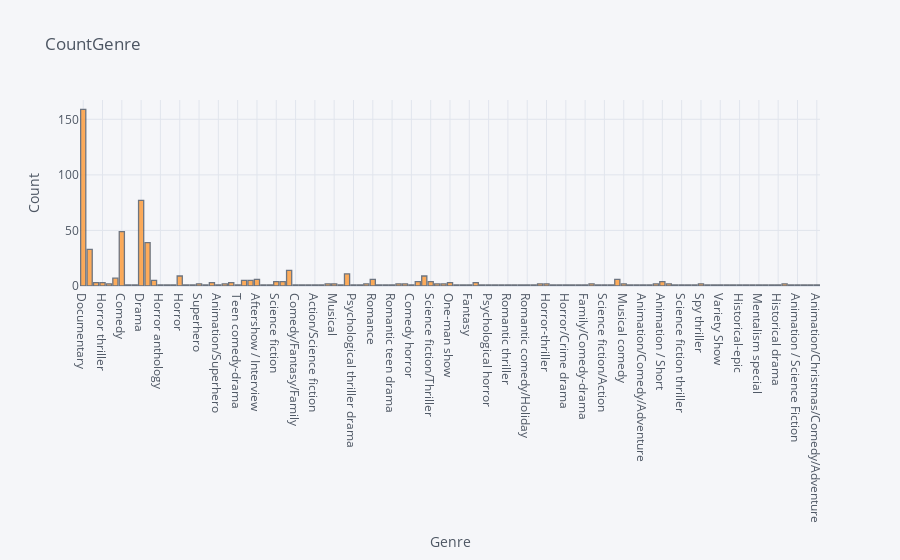

Source (notebook cell):
### Markdown cell above
# 1. Фильмы какого жанра наиболее популярные? А какого менее?

### Code cell
net['Genre'].iplot(kind='hist',xTitle='Genre', yTitle='Count', title='CountGenre')

### Figure 1 — Plotly figure (JSON) as saved in the notebook; plotly's stock layout.template omitted (floating-point values rounded to 4 significant figures; data arrays with more than 128 entries replaced by an {"elided": "..."} marker saying what was removed)
{"data": [{"histfunc": "count", "histnorm": "", "marker": {"color": "rgba(255, 153, 51, 1.0)", "line": {"color": "#4D5663", "width": 1.3}}, "name": "Genre", "opacity": 0.8, "orientation": "v", "type": "histogram", "x": {"elided": "584 str values"}}], "layout": {"autosize": true, "barmode": "overlay", "legend": {"bgcolor": "#F5F6F9", "font": {"color": "#4D5663"}}, "paper_bgcolor": "#F5F6F9", "plot_bgcolor": "#F5F6F9", "title": {"font": {"color": "#4D5663"}, "text": "CountGenre"}, "xaxis": {"autorange": true, "gridcolor": "#E1E5ED", "range": [-0.5, 114.5], "showgrid": true, "tickfont": {"color": "#4D5663"}, "title": {"font": {"color": "#4D5663"}, "text": "Genre"}, "type": "category", "zerolinecolor": "#E1E5ED"}, "yaxis": {"autorange": true, "gridcolor": "#E1E5ED", "range": [0, 167.4], "showgrid": true, "tickfont": {"color": "#4D5663"}, "title": {"font": {"color": "#4D5663"}, "text": "Count"}, "zerolinecolor": "#E1E5ED"}}}
